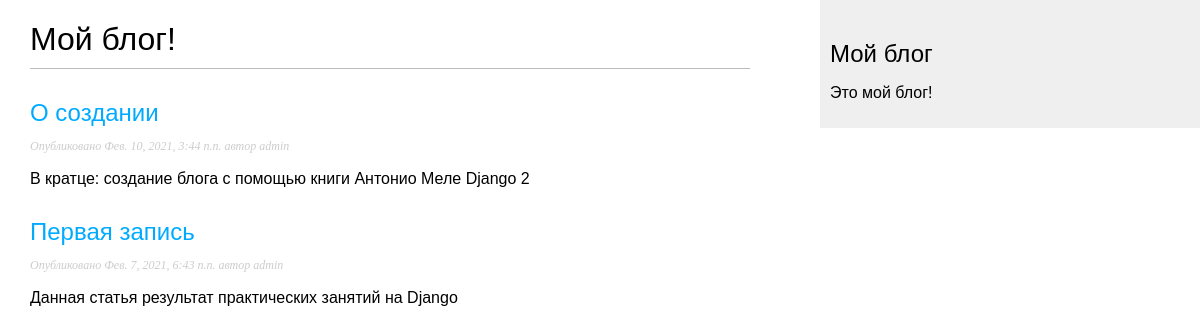
/blog/, run on an earlier commit of the app's database.
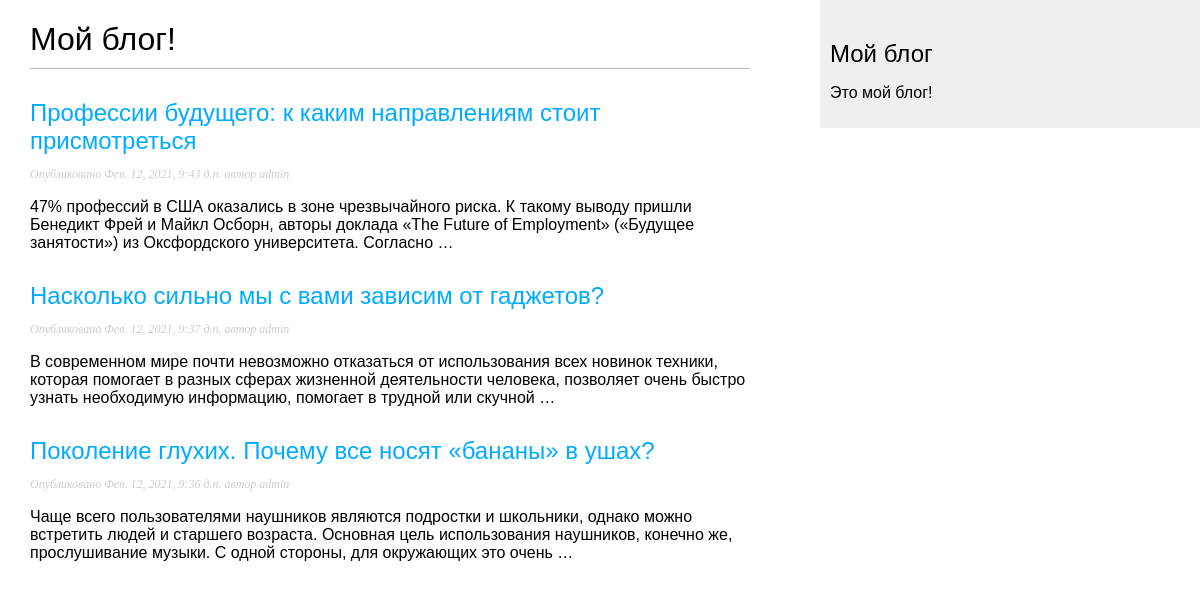
And on a later commit of the database.
### blog/models.py (models this page shows, shortened)
class Post(models.Model):
    STATUS_CHOICES = (
        ('draft', 'Draft'),
        ('published', 'Published'),
    )
    title = models.CharField(max_length=250)
    slug = models.SlugField(max_length=250,
                            unique_for_date='publish')
    author = models.ForeignKey(User,
                               on_delete=models.CASCADE,
                               related_name='blog_posts')
    body = models.TextField()
    publish = models.DateTimeField(default=timezone.now)
    created = models.DateTimeField(auto_now_add=True)
    updated = models.DateTimeField(auto_now=True)
    status = models.CharField(max_length=10,
                              choices=STATUS_CHOICES,
                              default='draft')
    objects = models.Manager()  # The default manager.
    published = PublishedManager()  # Our custom manager.
    class Meta:
        ordering = ('-publish',)
    def get_absolute_url(self):
        return reverse('blog:post_detail',
                       args=[self.publish.year,
                             self.publish.month,
                             self.publish.day,
                             self.slug])

### blog/views.py (the view)
# urls.py: path('', views.post_list, name='post_list'),
def post_list(request):
    object_list = Post.published.all()
    paginator = Paginator(object_list, 3)
    page = request.GET.get('page')
    try:
        posts = paginator.page(page)
    except PageNotAnInteger:
        posts = paginator.page(1)
    except EmptyPage:
        posts = paginator.page(paginator.num_pages)
    return render(request,
                  'blog/post/list.html',
                  {'page': page,
                   'posts': posts})

### blog/models.py (called while the page is built)
    def get_queryset(self):
        return super(PublishedManager, self).get_queryset().filter(status='published')

### blog/templates/blog/post/list.html (shortened to what this page needs)
{% extends "blog/base.html" %}
{% block content %}
    <h1>Мой блог!</h1>
        {% for post in posts %}
        <h2>
            <a href="{{ post.get_absolute_url }}">{{ post.title }}</a>
        </h2>
        <p class="date">Опубликовано {{ post.publish }} автор {{ post.author }}</p>
        {{ post.body|truncatewords:30|linebreaks }}
{% endfor %}
{% endblock %}

### blog/templates/blog/base.html (shortened to what this page needs)
 {% load static %}
<!doctype html>
<html lang="ru">
<head>
    <link href="{% static "css/blog.css" %}" rel="stylesheet">
</head>
<body>
    <div id="content">
        {% block content %}{% endblock %}
    </div>
    <div id="sidebar">
        <h2>Мой блог</h2>
        <p>Это мой блог!</p>
    </div>
</body>
</html>

### blog/static/css/blog.css (style rules this page uses)
body { margin:0; padding:0; font-family:helvetica, sans-serif; }
a { color:#00abff; text-decoration:none; }
h1 { font-weight:normal; border-bottom:1px solid #bbb; padding:0 0 10px 0; }
h2 { font-weight:normal; margin:30px 0 0; }
#content { float:left; width:60%; padding:0 0 0 30px; }
#sidebar { float:right; width:30%; padding:10px; background:#efefef; height:100%; }
p.date { color:#ccc; font-family: georgia, serif; font-size: 12px; font-style: italic; }

What changed in the data, as far as the page shows it:
no longer on this page (row unchanged): Post: title "О создании", publish "Фев. 10, 2021, 3:44 п.п.", author "admin", body "В кратце: создание блога с помощью книги Антонио Меле Django 2"
no longer on this page (row unchanged): Post: title "Первая запись", publish "Фев. 7, 2021, 6:43 п.п.", author "admin", body "Данная статья результат практических занятий на Django"
added Post: title "Профессии будущего: к каким направлениям стоит присмотреться", publish "Фев. 12, 2021, 9:43 д.п.", author "admin", body "47% профессий в США оказались в зоне чрезвычайного риска. К такому выводу пришли Бенедикт Фрей и Майкл Осборн, авторы доклада «The Future of Employment» («Будущее занятости») из Оксфордского университета. Согласно …"
added Post: title "Насколько сильно мы с вами зависим от гаджетов?", publish "Фев. 12, 2021, 9:37 д.п.", author "admin", body "В современном мире почти невозможно отказаться от использования всех новинок техники, которая помогает в разных сферах жизненной деятельности человека, позволяет очень быстро узнать необходимую информацию, помогает в трудной или скучной …"
added Post: title "Поколение глухих. Почему все носят «бананы» в ушах?", publish "Фев. 12, 2021, 9:36 д.п.", author "admin", body "Чаще всего пользователями наушников являются подростки и школьники, однако можно встретить людей и старшего возраста. Основная цель использования наушников, конечно же, прослушивание музыки. С одной стороны, для окружающих это очень …"
